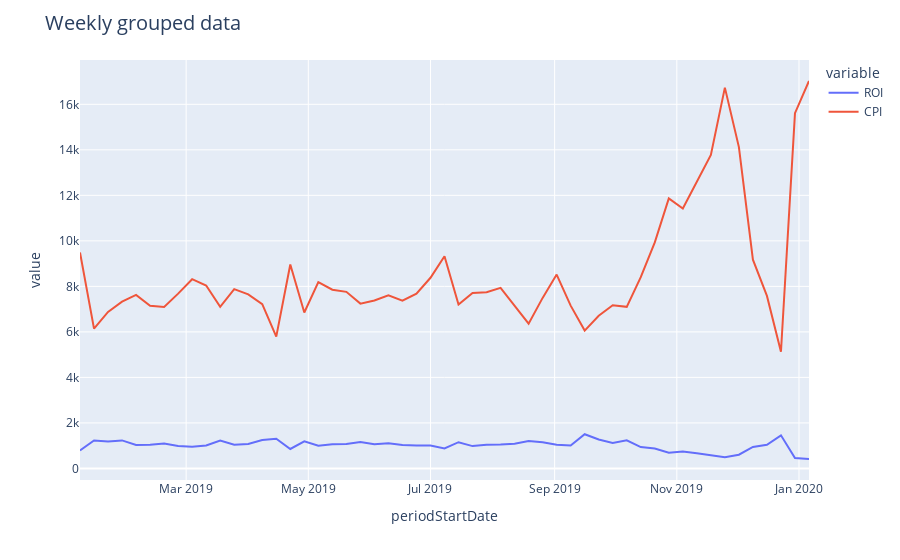

Notebook code cell kept with this figure:
### Code cell
fig6 = group_data_w.plot(group_data_w, x = group_data_w.index, y = ['ROI','CPI'])
fig6.update_layout(title_text="Weekly grouped data", title_font=dict(size=20))
fig6.update_layout(uniformtext_minsize=16, uniformtext_mode='hide')
fig6.show()
